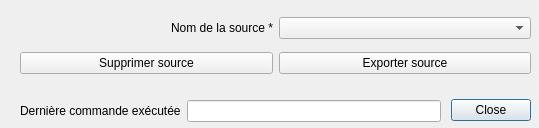
<?xml version="1.0" encoding="UTF-8"?>
<ui version="4.0">
 <class>Dialog</class>
 <widget class="QDialog" name="Dialog">
  <property name="geometry">
   <rect>
    <x>0</x>
    <y>0</y>
    <width>539</width>
    <height>128</height>
   </rect>
  </property>
  <property name="windowTitle">
   <string>Gérer les réseaux routiers</string>
  </property>
  <widget class="QDialogButtonBox" name="buttonBox">
   <property name="geometry">
    <rect>
     <x>350</x>
     <y>90</y>
     <width>181</width>
     <height>41</height>
    </rect>
   </property>
   <property name="orientation">
    <enum>Qt::Horizontal</enum>
   </property>
   <property name="standardButtons">
    <set>QDialogButtonBox::Close</set>
   </property>
  </widget>
  <widget class="QWidget" name="verticalLayoutWidget">
   <property name="geometry">
    <rect>
     <x>20</x>
     <y>10</y>
     <width>511</width>
     <height>71</height>
    </rect>
   </property>
   <layout class="QGridLayout" name="gridLayout">
    <item row="0" column="0">
     <widget class="QLabel" name="label">
      <property name="text">
       <string>Nom de la source *</string>
      </property>
      <property name="alignment">
       <set>Qt::AlignRight|Qt::AlignTrailing|Qt::AlignVCenter</set>
      </property>
     </widget>
    </item>
    <item row="0" column="1">
     <widget class="QComboBox" name="comboBoxSourceName"/>
    </item>
    <item row="1" column="0">
     <widget class="QPushButton" name="pushButtonDelete">
      <property name="text">
       <string>Supprimer source</string>
      </property>
     </widget>
    </item>
    <item row="1" column="1">
     <widget class="QPushButton" name="pushButtonExport">
      <property name="text">
       <string>Exporter source</string>
      </property>
     </widget>
    </item>
   </layout>
  </widget>
  <widget class="QWidget" name="layoutWidget">
   <property name="geometry">
    <rect>
     <x>20</x>
     <y>100</y>
     <width>421</width>
     <height>22</height>
    </rect>
   </property>
   <layout class="QHBoxLayout" name="horizontalLayout">
    <item>
     <widget class="QLabel" name="label_5">
      <property name="text">
       <string>Dernière commande exécutée</string>
      </property>
     </widget>
    </item>
    <item>
     <widget class="QLineEdit" name="lineEditCommand"/>
    </item>
   </layout>
  </widget>
 </widget>
 <resources/>
 <connections>
  <connection>
   <sender>buttonBox</sender>
   <signal>accepted()</signal>
   <receiver>Dialog</receiver>
   <slot>accept()</slot>
   <hints>
    <hint type="sourcelabel">
     <x>248</x>
     <y>254</y>
    </hint>
    <hint type="destinationlabel">
     <x>157</x>
     <y>274</y>
    </hint>
   </hints>
  </connection>
  <connection>
   <sender>buttonBox</sender>
   <signal>rejected()</signal>
   <receiver>Dialog</receiver>
   <slot>reject()</slot>
   <hints>
    <hint type="sourcelabel">
     <x>316</x>
     <y>260</y>
    </hint>
    <hint type="destinationlabel">
     <x>286</x>
     <y>274</y>
    </hint>
   </hints>
  </connection>
 </connections>
</ui>
